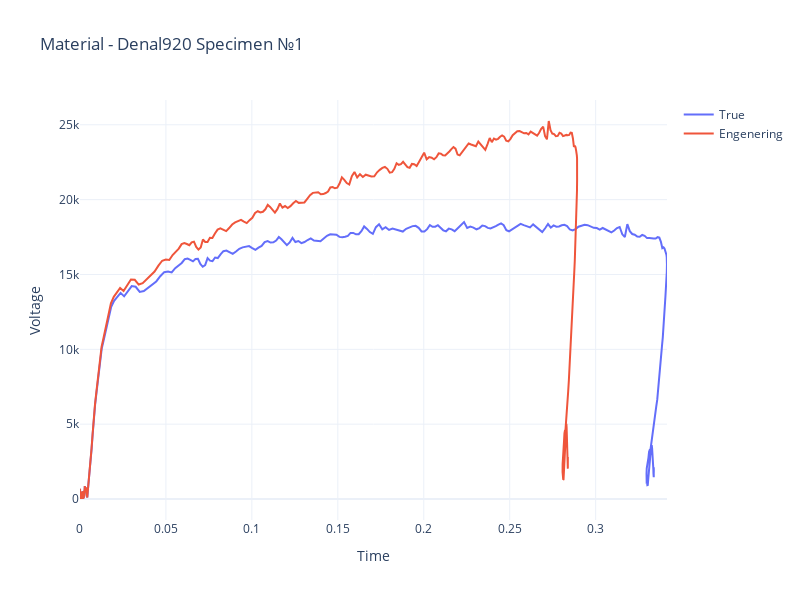

Notebook source saved alongside this figure:
### Code cell
fig2 = go.Figure()
fig2.update_layout(template = 'plotly_white', width=800, height=600,
                  title = f"Material - {material[0]} Specimen №{specimen[0][0:-1]}")
fig2.add_trace(go.Scatter(x = true_vectors.strain, y = true_vectors.stress, name = 'True'))
fig2.add_trace(go.Scatter(x = eng_vectors.strain, y = eng_vectors.stress, name = 'Engenering'))
fig2.update_yaxes(title = 'Voltage')
fig2.update_xaxes(title = 'Time')
fig2.show()

### Figure 1 — Plotly figure (JSON) as saved in the notebook; plotly's stock layout.template omitted (floating-point values rounded to 4 significant figures; data arrays with more than 128 entries replaced by an {"elided": "..."} marker saying what was removed)
{"data": [{"name": "True", "type": "scatter", "x": {"elided": "353 float values"}, "y": {"elided": "353 float values"}}, {"name": "Engenering", "type": "scatter", "x": {"elided": "353 float values"}, "y": {"elided": "353 float values"}}], "layout": {"height": 600, "title": {"text": "Material - Denal920 Specimen №1"}, "width": 800, "xaxis": {"title": {"text": "Time"}}, "yaxis": {"title": {"text": "Voltage"}}}}
